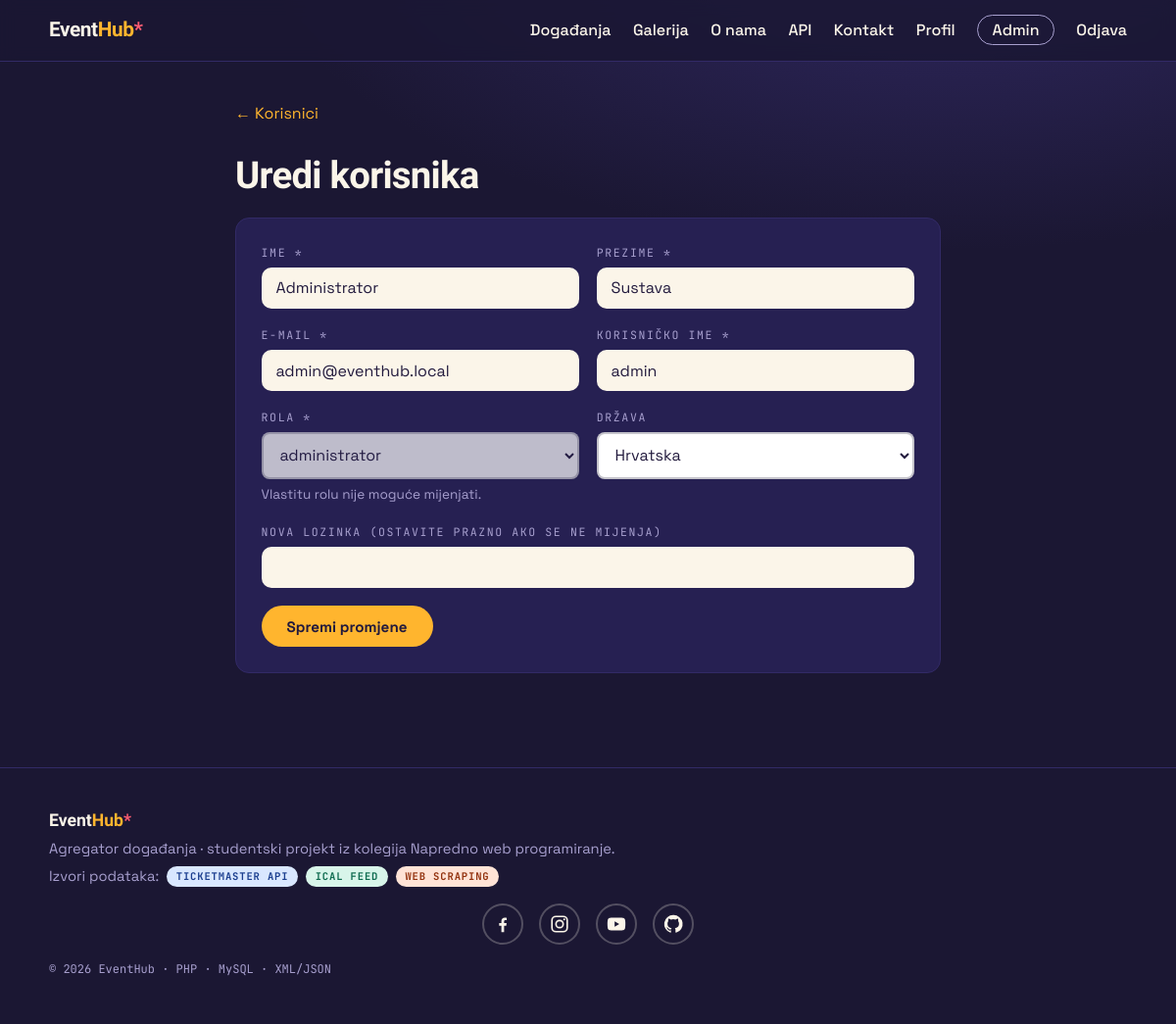
/admin/user_form.php?id=1 (signed in), run on the app's committed database.
### tables this page shows
CREATE TABLE users (
  id            INT UNSIGNED NOT NULL AUTO_INCREMENT,
  first_name    VARCHAR(80)  NOT NULL,
  last_name     VARCHAR(80)  NOT NULL,
  email         VARCHAR(190) NOT NULL,
  username      VARCHAR(60)  NOT NULL,
  password_hash VARCHAR(255) NOT NULL,
  role          ENUM('admin','user') NOT NULL DEFAULT 'user',
  country       VARCHAR(80)  NOT NULL DEFAULT 'Hrvatska',
  created_at    TIMESTAMP NOT NULL DEFAULT CURRENT_TIMESTAMP,
  PRIMARY KEY (id),
  UNIQUE KEY uq_username (username),
  UNIQUE KEY uq_email (email)
);

### includes/functions.php (called while the page is built, shortened)
<?php
function e(?string $value): string
{
    return htmlspecialchars((string)$value, ENT_QUOTES, 'UTF-8');
}
function country_options(): array
{
    return ['Hrvatska', 'Slovenija', 'Bosna i Hercegovina', 'Srbija',
            'Austrija', 'Njemačka', 'Italija', 'Mađarska', 'Ostalo'];
}

### admin/user_form.php (the view, shortened to what this page needs)
<?php
$pdo    = db();
$id     = (int)($_GET['id'] ?? 0);
$isSelf = $id > 0 && $id === (int)$_SESSION['user_id'];
$u = ['first_name' => '', 'last_name' => '', 'email' => '',
      'username' => '', 'role' => 'user', 'country' => 'Hrvatska'];
if ($id > 0 && $_SERVER['REQUEST_METHOD'] !== 'POST') {
    $stmt = $pdo->prepare('SELECT * FROM users WHERE id = :id');
    $stmt->execute([':id' => $id]);
    $row = $stmt->fetch();
    $u = array_merge($u, $row);
}
require __DIR__ . '/../includes/header.php';
?>
<section class="container page-narrow">
  <p class="breadcrumb"><a href="users.php">&larr; Korisnici</a></p>
  <h1 class="page-title"><?= $id > 0 ? 'Uredi korisnika' : 'Novi korisnik' ?></h1>
  <form method="post" class="form-card" novalidate>
    <div class="form-row">
      <div class="form-field">
        <label for="first_name">Ime *</label>
        <input type="text" id="first_name" name="first_name" required maxlength="80"
               value="<?= e($u['first_name']) ?>">
      </div>
      <div class="form-field">
        <label for="last_name">Prezime *</label>
        <input type="text" id="last_name" name="last_name" required maxlength="80"
               value="<?= e($u['last_name']) ?>">
      </div>
    </div>
    <div class="form-row">
      <div class="form-field">
        <label for="email">E-mail *</label>
        <input type="email" id="email" name="email" required maxlength="190"
               value="<?= e($u['email']) ?>">
      </div>
      <div class="form-field">
        <label for="username">Korisničko ime *</label>
        <input type="text" id="username" name="username" required maxlength="60"
               value="<?= e($u['username']) ?>">
      </div>
    </div>
    <div class="form-row">
      <div class="form-field">
        <label for="role">Rola *</label>
        <select id="role" name="role" <?= $isSelf ? 'disabled' : '' ?>>
          <option value="admin" <?= $u['role'] === 'admin' ? 'selected' : '' ?>>administrator</option>
        </select>
        <?php if ($isSelf): ?>
          <small class="form-hint">Vlastitu rolu nije moguće mijenjati.</small>
        <?php endif; ?>
      </div>
      <div class="form-field">
        <label for="country">Država</label>
        <select id="country" name="country">
          <?php foreach (country_options() as $c): ?>
            <option value="<?= e($c) ?>" <?= $u['country'] === $c ? 'selected' : '' ?>>
              <?= e($c) ?>
            </option>
          <?php endforeach; ?>
        </select>
      </div>
    </div>
    <div class="form-field">
      <label for="password">
        <?= $id > 0 ? 'Nova lozinka (ostavite prazno ako se ne mijenja)' : 'Lozinka *' ?>
      </label>
      <input type="password" id="password" name="password"
             <?= $id === 0 ? 'required' : '' ?> minlength="6" autocomplete="new-password">
    </div>
    <button type="submit" class="btn btn-primary">
      <?= $id > 0 ? 'Spremi promjene' : 'Dodaj korisnika' ?>
    </button>
  </form>
</section>
<?php require __DIR__ . '/../includes/footer.php'; ?>

### assets/css/style.css (style rules this page uses)
:root { --night: #1b1733; --night-2: #262052; --night-3: #322a66; --paper: #fbf5e9; --paper-2: #f3ead7; --ink: #221a3d; --amber: #ffb52e; --coral: #ff5d73; --mint: #5ad8b4; --muted: #a79fce; --font-display: 'Unbounded', sans-serif; --font-body: 'Space Grotesk', sans-serif; --font-mono: 'JetBrains Mono', monospace; --radius: 14px; --container: 1140px; }
* { box-sizing: border-box; }
html { scroll-behavior: smooth; }
body { margin: 0; font-family: var(--font-body); font-size: 1rem; line-height: 1.6; color: var(--paper); background: radial-gradient(1200px 600px at 80% -10%, var(--night-3), transparent 60%), var(--night); }
a { color: var(--amber); }
.container { max-width: var(--container); margin: 0 auto; padding: 0 1.25rem; }
.filter-field label, .form-field label { font-family: var(--font-mono); font-size: .72rem; text-transform: uppercase; letter-spacing: .14em; color: var(--muted); }
.filters input, .filters select, .form-field input, .form-field textarea { font-family: var(--font-body); font-size: 1rem; color: var(--ink); background: var(--paper); border: 2px solid transparent; border-radius: 10px; padding: .55rem .8rem; min-width: 0; width: 100%; }
.breadcrumb { margin: 0 0 1.2rem; }
.breadcrumb a { text-decoration: none; }
.btn { display: inline-block; font-family: var(--font-body); font-weight: 700; font-size: .95rem; border-radius: 999px; padding: .6rem 1.5rem; text-decoration: none; cursor: pointer; border: 2px solid transparent; transition: transform .1s ease; }
.btn-primary { background: var(--amber); color: var(--ink); }
.page-narrow { max-width: 760px; padding-top: 2.5rem; padding-bottom: 1rem; }
.page-title { font-family: var(--font-display); font-weight: 900; font-size: clamp(1.7rem, 4vw, 2.4rem); margin: 0 0 .8rem; letter-spacing: -.02em; }
.form-card { background: var(--night-2); border: 1px solid var(--night-3); border-radius: var(--radius); padding: 1.6rem; display: flex; flex-direction: column; gap: 1.1rem; margin-bottom: 3rem; }
.form-field { display: flex; flex-direction: column; gap: .35rem; flex: 1; }
.form-row { display: flex; gap: 1.1rem; flex-wrap: wrap; }
.form-hint { font-size: .85rem; color: var(--muted); margin: 0; }
.form-card .btn { align-self: flex-start; }
.form-card select { width: 100%; padding: .65rem .8rem; border: 2px solid rgba(27, 23, 51, .25); border-radius: 8px; font: inherit; background: #fff; color: var(--ink); }

### data on the page
users: first_name "Administrator", last_name "Sustava", email "admin@eventhub.local", username "admin", role "administrator"

### other printed values
form field country "Hrvatska"
